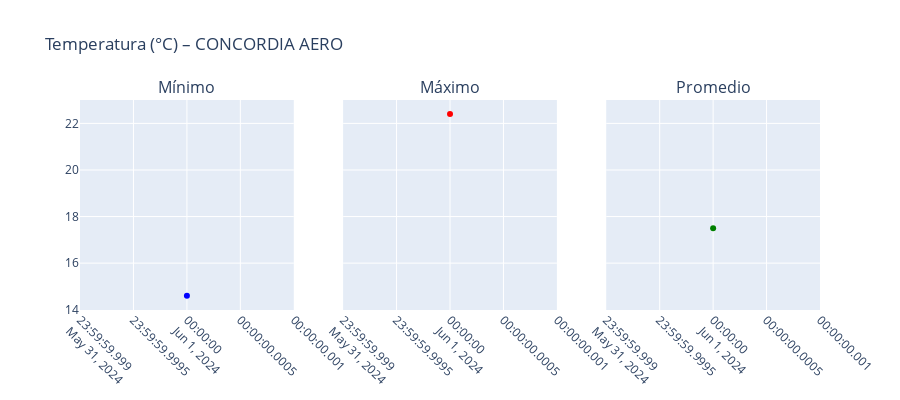
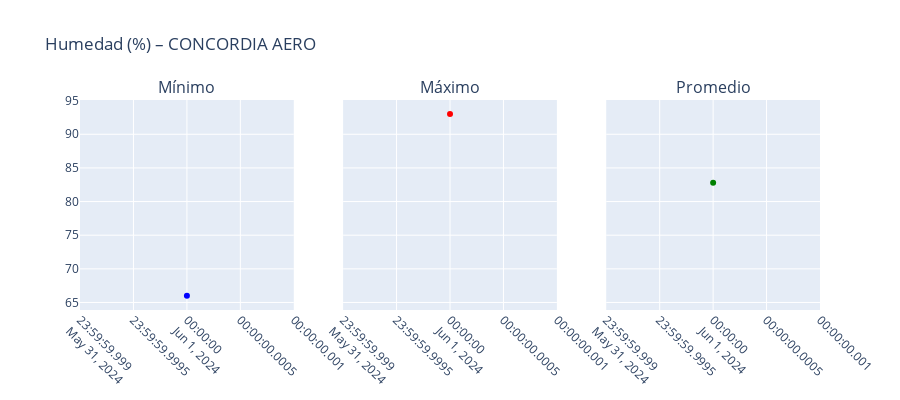
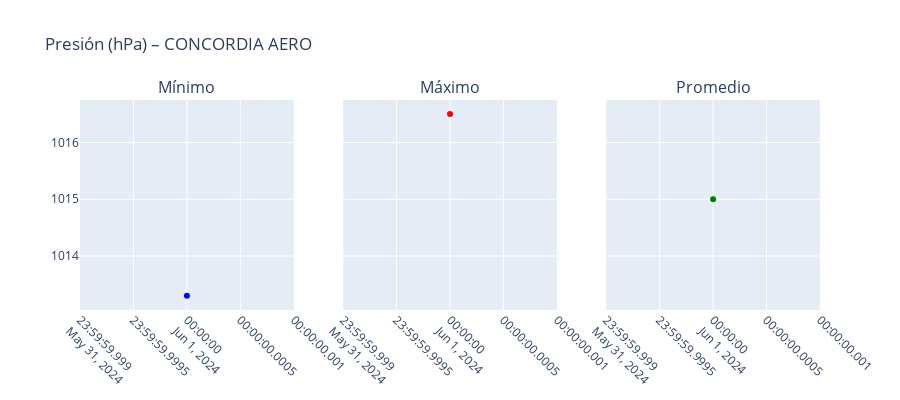
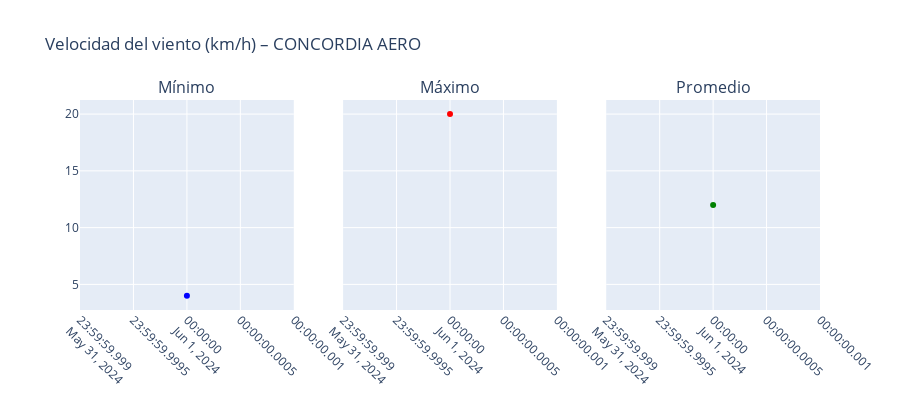

The notebook cell these images were saved under, in order:
### Markdown cell above
## Visualización por estación y por variable

Se generan gráficos individuales para cada estación meteorológica, mostrando la evolución diaria de temperatura, presión, humedad y viento. 
También se incluye una visualización tipo Windrose para observar la distribución de la dirección y velocidad del viento.

### Code cell
# Asegurar que FECHA esté en datetime
df_estaciones_group['FECHA'] = pd.to_datetime(df_estaciones_group['FECHA'])

variables = {
    'TEMP': {'min': 'TEMP_MIN', 'mean': 'TEMP_MEAN', 'max': 'TEMP_MAX', 'label': 'Temperatura (°C)'},
    'HUM': {'min': 'HUM_MIN', 'mean': 'HUM_MEAN', 'max': 'HUM_MAX', 'label': 'Humedad (%)'},
    'PNM': {'min': 'PNM_MIN', 'mean': 'PNM_MEAN', 'max': 'PNM_MAX', 'label': 'Presión (hPa)'},
    'WIND_SPEED': {'min': 'WIND_SPEED_MIN', 'mean': 'WIND_SPEED_MEAN', 'max': 'WIND_SPEED_MAX', 'label': 'Velocidad del viento (km/h)'}
}

# Recorrer estaciones
for estacion in df_estaciones_group['ESTACION'].unique():
    df_est_group = df_estaciones_group[df_estaciones_group['ESTACION'] == estacion]
    df_est_raw = df_estaciones[(df_estaciones['NOMBRE'] == estacion) & (df_estaciones['DD'] <= 360)]

    print(f"\n Estación: {estacion}")

    # Una fila por variable (cada una con 3 columnas: min, mean, max)
    for var, datos in variables.items():
        fig = make_subplots(
            rows=1, cols=3,
            shared_yaxes=True,
            subplot_titles=("Mínimo", "Máximo", "Promedio")
        )

        colores = {
            'min': 'blue',
            'max': 'red',
            'mean': 'green'
        }
        
        for i, tipo in enumerate(['min', 'max', 'mean']):
            fig.add_trace(
                go.Scatter(
                    x=df_est_group['FECHA'],
                    y=df_est_group[datos[tipo]],
                    mode='lines+markers',
                    name=f"{datos['label']} – {tipo}",
                    line=dict(color=colores[tipo]),
                    hovertemplate="Fecha: %{x|%d-%m-%Y}<br>Valor: %{y:.2f}<extra></extra>"
                ),
                row=1, col=i + 1
            )

        fig.update_layout(
            title_text=f"{datos['label']} – {estacion}",
            height=400,
            showlegend=False
        )
        fig.update_xaxes(tickangle=45)
        fig.show()

    # Graficar rosa del viento con matplotlib (se mantiene igual)
    ax = WindroseAxes.from_ax()
    ax.bar(df_est_raw['DD'], df_est_raw['FF'], normed=True, opening=0.8, edgecolor='white')
    ax.set_title(f'Dirección y velocidad del viento – {estacion}', fontsize=12)
    ax.set_legend()
    plt.show()

### Figure 1 — Plotly figure (JSON) as saved in the notebook; plotly's stock layout.template omitted (floating-point values rounded to 4 significant figures)
{"data": [{"hovertemplate": "Fecha: %{x|%d-%m-%Y}<br>Valor: %{y:.2f}<extra></extra>", "line": {"color": "blue"}, "mode": "lines+markers", "name": "Temperatura (°C) – min", "type": "scatter", "x": ["2024-06-01T00:00:00"], "xaxis": "x", "y": [14.6], "yaxis": "y"}, {"hovertemplate": "Fecha: %{x|%d-%m-%Y}<br>Valor: %{y:.2f}<extra></extra>", "line": {"color": "red"}, "mode": "lines+markers", "name": "Temperatura (°C) – max", "type": "scatter", "x": ["2024-06-01T00:00:00"], "xaxis": "x2", "y": [22.4], "yaxis": "y2"}, {"hovertemplate": "Fecha: %{x|%d-%m-%Y}<br>Valor: %{y:.2f}<extra></extra>", "line": {"color": "green"}, "mode": "lines+markers", "name": "Temperatura (°C) – mean", "type": "scatter", "x": ["2024-06-01T00:00:00"], "xaxis": "x3", "y": [17.5], "yaxis": "y3"}], "layout": {"annotations": [{"font": {"size": 16}, "showarrow": false, "text": "Mínimo", "x": 0.1444, "xanchor": "center", "xref": "paper", "y": 1, "yanchor": "bottom", "yref": "paper"}, {"font": {"size": 16}, "showarrow": false, "text": "Máximo", "x": 0.5, "xanchor": "center", "xref": "paper", "y": 1, "yanchor": "bottom", "yref": "paper"}, {"font": {"size": 16}, "showarrow": false, "text": "Promedio", "x": 0.8556, "xanchor": "center", "xref": "paper", "y": 1, "yanchor": "bottom", "yref": "paper"}], "height": 400, "showlegend": false, "title": {"text": "Temperatura (°C) – CONCORDIA AERO"}, "xaxis": {"anchor": "y", "domain": [0, 0.2889], "tickangle": 45}, "xaxis2": {"anchor": "y2", "domain": [0.3556, 0.6444], "tickangle": 45}, "xaxis3": {"anchor": "y3", "domain": [0.7111, 1], "tickangle": 45}, "yaxis": {"anchor": "x", "domain": [0, 1]}, "yaxis2": {"anchor": "x2", "domain": [0, 1], "matches": "y", "showticklabels": false}, "yaxis3": {"anchor": "x3", "domain": [0, 1], "matches": "y", "showticklabels": false}}}

### Figure 2 — Plotly figure (JSON) as saved in the notebook; plotly's stock layout.template omitted (floating-point values rounded to 4 significant figures)
{"data": [{"hovertemplate": "Fecha: %{x|%d-%m-%Y}<br>Valor: %{y:.2f}<extra></extra>", "line": {"color": "blue"}, "mode": "lines+markers", "name": "Humedad (%) – min", "type": "scatter", "x": ["2024-06-01T00:00:00"], "xaxis": "x", "y": [66], "yaxis": "y"}, {"hovertemplate": "Fecha: %{x|%d-%m-%Y}<br>Valor: %{y:.2f}<extra></extra>", "line": {"color": "red"}, "mode": "lines+markers", "name": "Humedad (%) – max", "type": "scatter", "x": ["2024-06-01T00:00:00"], "xaxis": "x2", "y": [93], "yaxis": "y2"}, {"hovertemplate": "Fecha: %{x|%d-%m-%Y}<br>Valor: %{y:.2f}<extra></extra>", "line": {"color": "green"}, "mode": "lines+markers", "name": "Humedad (%) – mean", "type": "scatter", "x": ["2024-06-01T00:00:00"], "xaxis": "x3", "y": [82.8], "yaxis": "y3"}], "layout": {"annotations": [{"font": {"size": 16}, "showarrow": false, "text": "Mínimo", "x": 0.1444, "xanchor": "center", "xref": "paper", "y": 1, "yanchor": "bottom", "yref": "paper"}, {"font": {"size": 16}, "showarrow": false, "text": "Máximo", "x": 0.5, "xanchor": "center", "xref": "paper", "y": 1, "yanchor": "bottom", "yref": "paper"}, {"font": {"size": 16}, "showarrow": false, "text": "Promedio", "x": 0.8556, "xanchor": "center", "xref": "paper", "y": 1, "yanchor": "bottom", "yref": "paper"}], "height": 400, "showlegend": false, "title": {"text": "Humedad (%) – CONCORDIA AERO"}, "xaxis": {"anchor": "y", "domain": [0, 0.2889], "tickangle": 45}, "xaxis2": {"anchor": "y2", "domain": [0.3556, 0.6444], "tickangle": 45}, "xaxis3": {"anchor": "y3", "domain": [0.7111, 1], "tickangle": 45}, "yaxis": {"anchor": "x", "domain": [0, 1]}, "yaxis2": {"anchor": "x2", "domain": [0, 1], "matches": "y", "showticklabels": false}, "yaxis3": {"anchor": "x3", "domain": [0, 1], "matches": "y", "showticklabels": false}}}

### Figure 3 — Plotly figure (JSON) as saved in the notebook; plotly's stock layout.template omitted (floating-point values rounded to 4 significant figures)
{"data": [{"hovertemplate": "Fecha: %{x|%d-%m-%Y}<br>Valor: %{y:.2f}<extra></extra>", "line": {"color": "blue"}, "mode": "lines+markers", "name": "Presión (hPa) – min", "type": "scatter", "x": ["2024-06-01T00:00:00"], "xaxis": "x", "y": [1013.0], "yaxis": "y"}, {"hovertemplate": "Fecha: %{x|%d-%m-%Y}<br>Valor: %{y:.2f}<extra></extra>", "line": {"color": "red"}, "mode": "lines+markers", "name": "Presión (hPa) – max", "type": "scatter", "x": ["2024-06-01T00:00:00"], "xaxis": "x2", "y": [1016.0], "yaxis": "y2"}, {"hovertemplate": "Fecha: %{x|%d-%m-%Y}<br>Valor: %{y:.2f}<extra></extra>", "line": {"color": "green"}, "mode": "lines+markers", "name": "Presión (hPa) – mean", "type": "scatter", "x": ["2024-06-01T00:00:00"], "xaxis": "x3", "y": [1015.0], "yaxis": "y3"}], "layout": {"annotations": [{"font": {"size": 16}, "showarrow": false, "text": "Mínimo", "x": 0.1444, "xanchor": "center", "xref": "paper", "y": 1, "yanchor": "bottom", "yref": "paper"}, {"font": {"size": 16}, "showarrow": false, "text": "Máximo", "x": 0.5, "xanchor": "center", "xref": "paper", "y": 1, "yanchor": "bottom", "yref": "paper"}, {"font": {"size": 16}, "showarrow": false, "text": "Promedio", "x": 0.8556, "xanchor": "center", "xref": "paper", "y": 1, "yanchor": "bottom", "yref": "paper"}], "height": 400, "showlegend": false, "title": {"text": "Presión (hPa) – CONCORDIA AERO"}, "xaxis": {"anchor": "y", "domain": [0, 0.2889], "tickangle": 45}, "xaxis2": {"anchor": "y2", "domain": [0.3556, 0.6444], "tickangle": 45}, "xaxis3": {"anchor": "y3", "domain": [0.7111, 1], "tickangle": 45}, "yaxis": {"anchor": "x", "domain": [0, 1]}, "yaxis2": {"anchor": "x2", "domain": [0, 1], "matches": "y", "showticklabels": false}, "yaxis3": {"anchor": "x3", "domain": [0, 1], "matches": "y", "showticklabels": false}}}

### Figure 4 — Plotly figure (JSON) as saved in the notebook; plotly's stock layout.template omitted (floating-point values rounded to 4 significant figures)
{"data": [{"hovertemplate": "Fecha: %{x|%d-%m-%Y}<br>Valor: %{y:.2f}<extra></extra>", "line": {"color": "blue"}, "mode": "lines+markers", "name": "Velocidad del viento (km/h) – min", "type": "scatter", "x": ["2024-06-01T00:00:00"], "xaxis": "x", "y": [4], "yaxis": "y"}, {"hovertemplate": "Fecha: %{x|%d-%m-%Y}<br>Valor: %{y:.2f}<extra></extra>", "line": {"color": "red"}, "mode": "lines+markers", "name": "Velocidad del viento (km/h) – max", "type": "scatter", "x": ["2024-06-01T00:00:00"], "xaxis": "x2", "y": [20], "yaxis": "y2"}, {"hovertemplate": "Fecha: %{x|%d-%m-%Y}<br>Valor: %{y:.2f}<extra></extra>", "line": {"color": "green"}, "mode": "lines+markers", "name": "Velocidad del viento (km/h) – mean", "type": "scatter", "x": ["2024-06-01T00:00:00"], "xaxis": "x3", "y": [12.0], "yaxis": "y3"}], "layout": {"annotations": [{"font": {"size": 16}, "showarrow": false, "text": "Mínimo", "x": 0.1444, "xanchor": "center", "xref": "paper", "y": 1, "yanchor": "bottom", "yref": "paper"}, {"font": {"size": 16}, "showarrow": false, "text": "Máximo", "x": 0.5, "xanchor": "center", "xref": "paper", "y": 1, "yanchor": "bottom", "yref": "paper"}, {"font": {"size": 16}, "showarrow": false, "text": "Promedio", "x": 0.8556, "xanchor": "center", "xref": "paper", "y": 1, "yanchor": "bottom", "yref": "paper"}], "height": 400, "showlegend": false, "title": {"text": "Velocidad del viento (km/h) – CONCORDIA AERO"}, "xaxis": {"anchor": "y", "domain": [0, 0.2889], "tickangle": 45}, "xaxis2": {"anchor": "y2", "domain": [0.3556, 0.6444], "tickangle": 45}, "xaxis3": {"anchor": "y3", "domain": [0.7111, 1], "tickangle": 45}, "yaxis": {"anchor": "x", "domain": [0, 1]}, "yaxis2": {"anchor": "x2", "domain": [0, 1], "matches": "y", "showticklabels": false}, "yaxis3": {"anchor": "x3", "domain": [0, 1], "matches": "y", "showticklabels": false}}}
